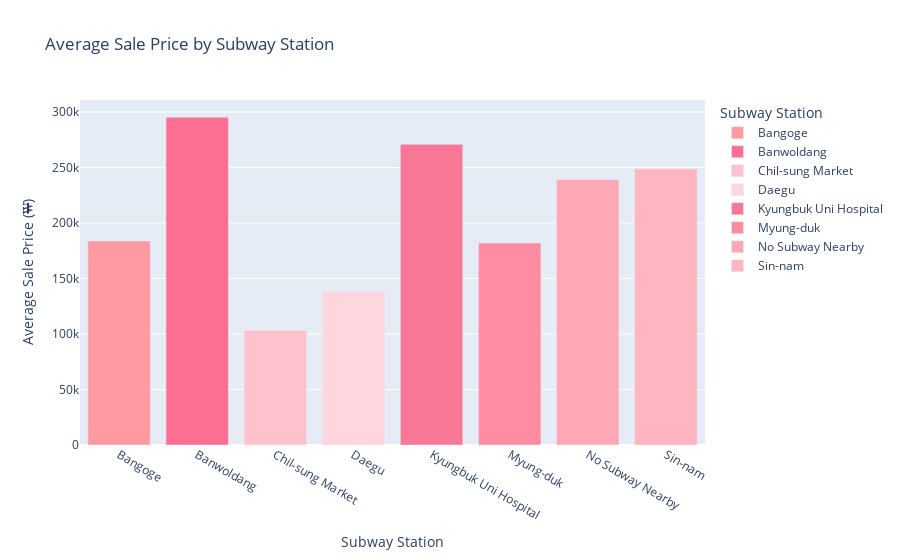

Notebook source saved alongside this figure:
### Markdown cell above
**Analysis:** This box plot shows how property prices vary based on the time it takes to walk to the nearest subway. As expected, places within a 0–5 minute walk tend to have the highest median sale prices and also the most expensive outliers. Proximity clearly adds value. On the other hand, properties farther away, especially in the 15–20 minute range, generally go for less. Even those with no nearby bus stop tend to be priced lower. It reinforces a common real estate insight: better transit access often means higher property value.

### Code cell
# Bar chart for SalePrice vs SubwayStation:
# Group by SubwayStation to get average SalePrice:
avg_price_by_station = df.groupby('SubwayStation', as_index=False)['SalePrice'].mean()

fig = px.bar(
    avg_price_by_station,
    x='SubwayStation',
    y='SalePrice',
    title="Average Sale Price by Subway Station",
    labels={'SubwayStation': 'Subway Station', 'SalePrice': 'Average Sale Price (₩)'},
    color='SubwayStation',
    color_discrete_map={
        'Myung-duk': '#FF8DA1',
        'Kyungbuk Uni Hospital': '#F77896',
        'Sin-nam': '#FFB6C1',
        'Banwoldang': '#FF6F91',
        'Bangoge': '#FF9AA2',
        'No Subway Nearby': '#FFA8B6',
        'Chil-sung Market': '#FFC1CC',
        'Daegu': '#FFD6DD'
    }
)
fig.show()

### Figure 1 — Plotly figure (JSON) as saved in the notebook; plotly's stock layout.template omitted (floating-point values rounded to 4 significant figures)
{"data": [{"alignmentgroup": "True", "hovertemplate": "Subway Station=%{x}<br>Average Sale Price (₩)=%{y}<extra></extra>", "legendgroup": "Bangoge", "marker": {"color": "#FF9AA2", "pattern": {"shape": ""}}, "name": "Bangoge", "offsetgroup": "Bangoge", "orientation": "v", "showlegend": true, "textposition": "auto", "type": "bar", "x": ["Bangoge"], "xaxis": "x", "y": [183800.0], "yaxis": "y"}, {"alignmentgroup": "True", "hovertemplate": "Subway Station=%{x}<br>Average Sale Price (₩)=%{y}<extra></extra>", "legendgroup": "Banwoldang", "marker": {"color": "#FF6F91", "pattern": {"shape": ""}}, "name": "Banwoldang", "offsetgroup": "Banwoldang", "orientation": "v", "showlegend": true, "textposition": "auto", "type": "bar", "x": ["Banwoldang"], "xaxis": "x", "y": [295300.0], "yaxis": "y"}, {"alignmentgroup": "True", "hovertemplate": "Subway Station=%{x}<br>Average Sale Price (₩)=%{y}<extra></extra>", "legendgroup": "Chil-sung Market", "marker": {"color": "#FFC1CC", "pattern": {"shape": ""}}, "name": "Chil-sung Market", "offsetgroup": "Chil-sung Market", "orientation": "v", "showlegend": true, "textposition": "auto", "type": "bar", "x": ["Chil-sung Market"], "xaxis": "x", "y": [103100.0], "yaxis": "y"}, {"alignmentgroup": "True", "hovertemplate": "Subway Station=%{x}<br>Average Sale Price (₩)=%{y}<extra></extra>", "legendgroup": "Daegu", "marker": {"color": "#FFD6DD", "pattern": {"shape": ""}}, "name": "Daegu", "offsetgroup": "Daegu", "orientation": "v", "showlegend": true, "textposition": "auto", "type": "bar", "x": ["Daegu"], "xaxis": "x", "y": [138600.0], "yaxis": "y"}, {"alignmentgroup": "True", "hovertemplate": "Subway Station=%{x}<br>Average Sale Price (₩)=%{y}<extra></extra>", "legendgroup": "Kyungbuk Uni Hospital", "marker": {"color": "#F77896", "pattern": {"shape": ""}}, "name": "Kyungbuk Uni Hospital", "offsetgroup": "Kyungbuk Uni Hospital", "orientation": "v", "showlegend": true, "textposition": "auto", "type": "bar", "x": ["Kyungbuk Uni Hospital"], "xaxis": "x", "y": [270900.0], "yaxis": "y"}, {"alignmentgroup": "True", "hovertemplate": "Subway Station=%{x}<br>Average Sale Price (₩)=%{y}<extra></extra>", "legendgroup": "Myung-duk", "marker": {"color": "#FF8DA1", "pattern": {"shape": ""}}, "name": "Myung-duk", "offsetgroup": "Myung-duk", "orientation": "v", "showlegend": true, "textposition": "auto", "type": "bar", "x": ["Myung-duk"], "xaxis": "x", "y": [181900.0], "yaxis": "y"}, {"alignmentgroup": "True", "hovertemplate": "Subway Station=%{x}<br>Average Sale Price (₩)=%{y}<extra></extra>", "legendgroup": "No Subway Nearby", "marker": {"color": "#FFA8B6", "pattern": {"shape": ""}}, "name": "No Subway Nearby", "offsetgroup": "No Subway Nearby", "orientation": "v", "showlegend": true, "textposition": "auto", "type": "bar", "x": ["No Subway Nearby"], "xaxis": "x", "y": [239200.0], "yaxis": "y"}, {"alignmentgroup": "True", "hovertemplate": "Subway Station=%{x}<br>Average Sale Price (₩)=%{y}<extra></extra>", "legendgroup": "Sin-nam", "marker": {"color": "#FFB6C1", "pattern": {"shape": ""}}, "name": "Sin-nam", "offsetgroup": "Sin-nam", "orientation": "v", "showlegend": true, "textposition": "auto", "type": "bar", "x": ["Sin-nam"], "xaxis": "x", "y": [248800.0], "yaxis": "y"}], "layout": {"barmode": "relative", "legend": {"title": {"text": "Subway Station"}, "tracegroupgap": 0}, "title": {"text": "Average Sale Price by Subway Station"}, "xaxis": {"anchor": "y", "categoryarray": ["Bangoge", "Banwoldang", "Chil-sung Market", "Daegu", "Kyungbuk Uni Hospital", "Myung-duk", "No Subway Nearby", "Sin-nam"], "categoryorder": "array", "domain": [0, 1], "title": {"text": "Subway Station"}}, "yaxis": {"anchor": "x", "domain": [0, 1], "title": {"text": "Average Sale Price (₩)"}}}}
